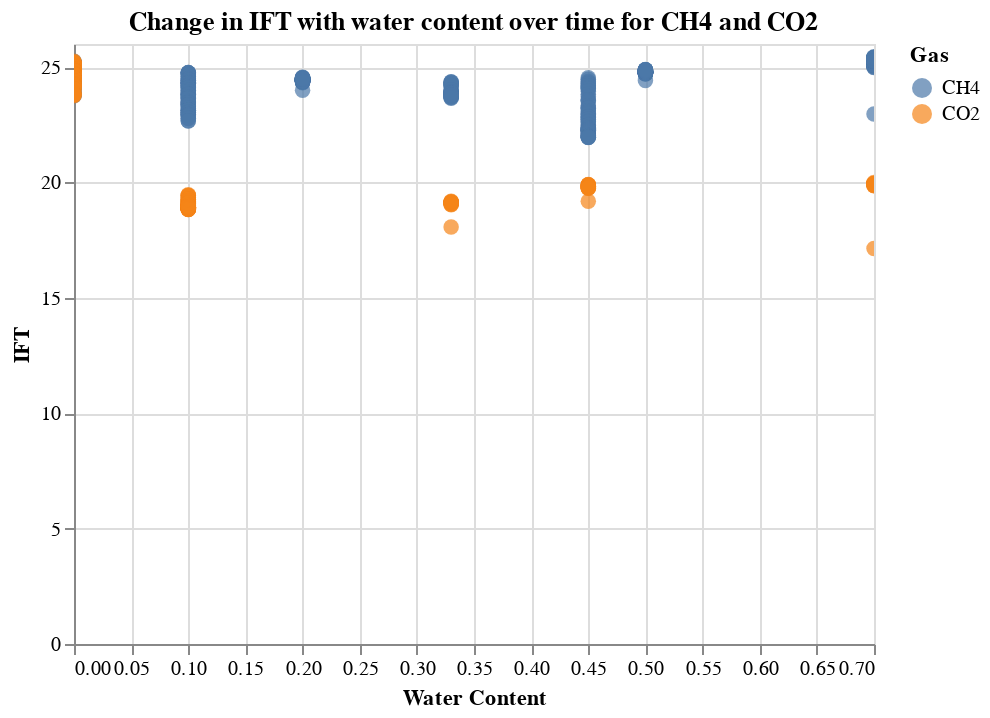

Notebook code cell kept with this figure:
### Code cell
# how IFT changes with water_content
alt.Chart(ift_data, title = 'Change in IFT with water content over time for CH4 and CO2').mark_circle(size=60).encode(
    alt.X('Water_content:Q', title = 'Water Content'),
    alt.Y('IFT:Q'),
    alt.Color('Gas:N'),
).interactive()

### Figure 1 — Vega-Lite specification as saved in the notebook (floating-point values rounded to 4 significant figures; data arrays with more than 128 entries replaced by an {"elided": "..."} marker saying what was removed)
{"config": {"view": {"continuousWidth": 400, "continuousHeight": 300}}, "data": {"name": "data-a0586774bb3976d659bde704e9b34d7e"}, "mark": {"type": "circle", "size": 60}, "encoding": {"color": {"type": "nominal", "field": "Gas"}, "x": {"type": "quantitative", "field": "Water_content", "title": "Water Content"}, "y": {"type": "quantitative", "field": "IFT"}}, "selection": {"selector011": {"type": "interval", "bind": "scales", "encodings": ["x", "y"]}}, "title": "Change in IFT with water content over time for CH4 and CO2", "$schema": "https://vega.github.io/schema/vega-lite/v4.8.1.json", "datasets": {"data-a0586774bb3976d659bde704e9b34d7e": {"elided": "561 records"}}}
